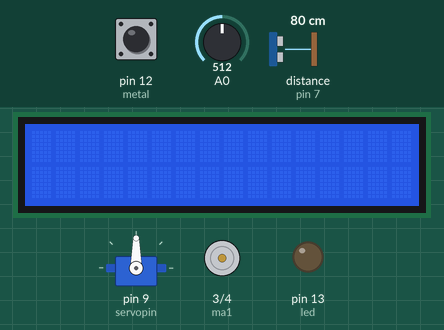
The sketch below on a simulated Arduino Uno, built with avr-gcc and run on an emulated ATmega328P. Shown: 16×2 character LCD, servo, motor-driver pin pairs drawn as motors (green arrow = first pin HIGH = forward, orange = second pin HIGH = backward, longer = more drive), output pins drawn as LEDs (lit = HIGH). Wiring (inferred from the names in the program): ultrasonic range finder: trigger pin 6; echo pin 7. Inputs (shaded band) come from the test bench; at power-on: distance to the obstacle (sensor on pin 7) 80 cm, A0 = 512, pin 12 (metal) HIGH. The echo pulse lasts 58.3 µs per cm; pins used as bus, display or sensor lines are not drawn; what the sketch prints to the serial monitor is not drawn.

Above: at 1.2 s.
1.3 s: distance to the obstacle (sensor on pin 7) set to 7 cm
4.3 s: distance to the obstacle (sensor on pin 7) set to 4 cm
At 7.2 s:
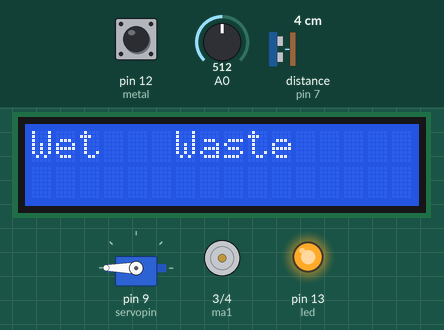
At 8.29 s:
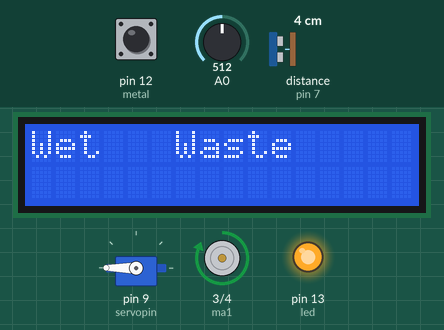
8.4 s: A0 set to 688
12.5 s: A0 set to 707
16.6 s: pin 12 (metal) pulled LOW for 1.25 s
At 17.5 s:
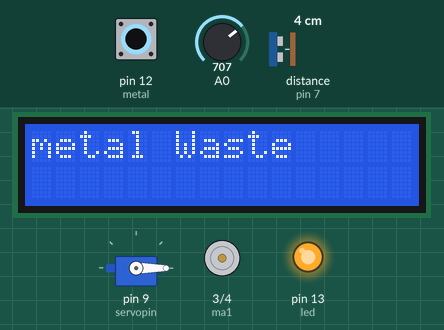
22.0 s: A0 set to 788
26.1 s: A0 set to 813
At 27.5 s:
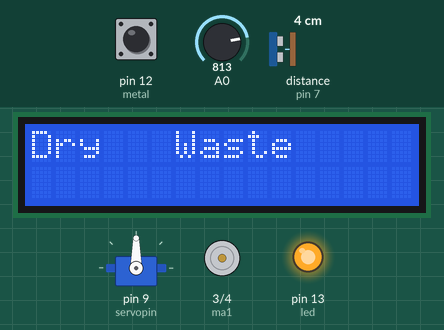
Timing chart, 0 to 31.2 s (numbered marks = the images above; inputs shaded):
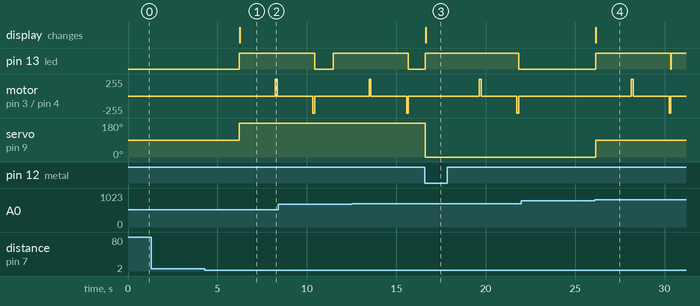

The sketch:

new_smart_dustbin.ino
```cpp
#include <Servo.h>
#include <LiquidCrystal_I2C.h>
LiquidCrystal_I2C lcd(0x27,16,2);
int servopin=9;
Servo myservo;
int i=90;
int moisture;
int metal=12;
int led=13;
int metalv;
int ma1=3;
int ma2=4;

int trigPin=6;
int echoPin=7;
int pingTravelTime;
float pingTravelDistance;
float distance;


void setup() {
  // put your setup code here, to run once:
  Serial.begin(9600);
  lcd.begin();
  pinMode(trigPin,OUTPUT);
  pinMode(echoPin,INPUT);
  myservo.attach(servopin);
  pinMode(metal,INPUT_PULLUP);
  pinMode(ma1,OUTPUT);
  pinMode(ma2,OUTPUT);
  pinMode(led,OUTPUT);
}

void loop() {
  // put your main code here, to run repeatedly:

  moisture=analogRead(A0);
  Serial.print("moisture=");
  Serial.println(moisture);

  metalv=digitalRead(metal);
  Serial.print("metal=");
  Serial.println(metalv);

  digitalWrite(trigPin,LOW);
  delayMicroseconds(10);
  digitalWrite(trigPin,HIGH);
  delayMicroseconds(10);
  digitalWrite(trigPin,LOW);
  pingTravelTime=pulseIn(echoPin,HIGH);
  delay(25);
  pingTravelDistance=(pingTravelTime*765.*5280.*12)/(3600.*1000000);
  distance=pingTravelDistance/2;
  Serial.println(distance);

    if(moisture<700){
      delay(1000);
      if(distance<2){
        digitalWrite(led,HIGH);
        myservo.write(180);
        Serial.println("wet waste");
        lcd.setCursor(0, 0);
        lcd.print("Wet   Waste");
        delay(2000);
        digitalWrite(ma1,HIGH);
        digitalWrite(ma2,LOW);
        delay(100);
        digitalWrite(ma1,LOW);
        digitalWrite(ma2,LOW);
        delay(2000);
        digitalWrite(ma2,HIGH);
        digitalWrite(ma1,LOW);
        delay(100);
        digitalWrite(ma1,LOW);
        digitalWrite(ma2,LOW);
        digitalWrite(led,LOW);
      }
    }

    if(metalv==0){
        digitalWrite(led,HIGH);
        myservo.write(0);
        Serial.println("metal waste");
        lcd.setCursor(0, 0);
        lcd.print("metal Waste");
        delay(3000);
        digitalWrite(ma1,HIGH);
        digitalWrite(ma2,LOW);
        delay(100);
        digitalWrite(ma1,LOW);
        digitalWrite(ma2,LOW);
        delay(2000);
        digitalWrite(ma2,HIGH);
        digitalWrite(ma1,LOW);
        delay(100);
        digitalWrite(ma1,LOW);
        digitalWrite(ma2,LOW);
        digitalWrite(led,LOW);

    }


    else if(moisture>800){
      delay(000);
      if(distance<2){
        digitalWrite(led,HIGH);
        myservo.write(90);
        Serial.println("dry waste");
        lcd.setCursor(0, 0);
        lcd.print("Dry   Waste");
        delay(2000);
        digitalWrite(ma1,HIGH);
        digitalWrite(ma2,LOW);
        delay(100);
        digitalWrite(ma1,LOW);
        digitalWrite(ma2,LOW);
        delay(2000);
        digitalWrite(ma2,HIGH);
        digitalWrite(ma1,LOW);
        delay(100);
        digitalWrite(ma1,LOW);
        digitalWrite(ma2,LOW);
        digitalWrite(led,LOW);
       }
     }

}
```

Measured:
- the behaviour switches between 6 and 5 cm on distance to the obstacle (sensor on pin 7) (found by bisection; images 0 and 1)
- the behaviour switches between 800 and 801 on A0 (found by bisection; images 3 and 4)
- after the input at 1.3 s, every drawn part: stays the same
- after the input at 4.3 s, pin 13 (led): LOW → HIGH after 1.9 s; motor on pin 3 (ma1) / pin 4 (ma2): stopped → forward 255/255 after 3.9 s, → stopped 0.10 s later; servo on pin 9 (servopin): 90° → 180° after 1.9 s; the display: changes after 1.9 s (image 1)
- after the input at 16.6 s, pin 13 (led): LOW → HIGH at once, → LOW 5.2 s later; motor on pin 3 (ma1) / pin 4 (ma2): stopped → forward 255/255 after 3.0 s, → stopped 0.10 s later, → backward 255/255 2.0 s later, → stopped 0.10 s later; servo on pin 9 (servopin): 180° → 0° at once; the display: changes at once (image 3)
- after the input at 22.0 s, every drawn part: stays the same
- after the input at 26.1 s, pin 13 (led): LOW → HIGH at once, → LOW 4.2 s later, → HIGH 0.03 s later; motor on pin 3 (ma1) / pin 4 (ma2): stopped → forward 255/255 after 2.1 s, → stopped 0.10 s later, → backward 255/255 2.0 s later, → stopped 0.10 s later; servo on pin 9 (servopin): 0° → 90° at once; the display: changes after 0.05 s (image 4)
